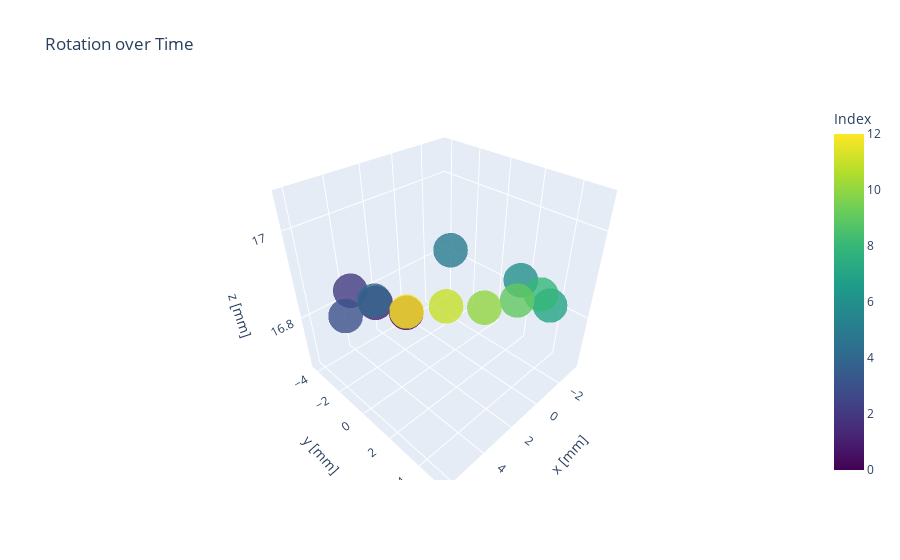

Notebook cell for this chart:
### Code cell
a = 0
b = 1

measured2D = go.Scatter3d(x=locpred[:,a], y=locpred[:,b], z=locpred[:,2], mode='markers', marker=dict(
        size=12,
        color=np.array(range(len(locpred[:,a]))),                # set color to an array/list of desired values
        colorbar=dict(
            title="Index"
        ),
        colorscale='Viridis',   # choose a colorscale
        opacity=0.8
    ))
#calc2D = go.Scatter(x=locact[:,a], y=locact[:,b], mode='markers')
layout = go.Layout(title='Rotation over Time', scene=dict(xaxis_title='x [mm]', yaxis_title='y [mm]', zaxis_title='z [mm]'))
fig2 = go.Figure(data=[measured2D], layout=layout)
fig2.update_yaxes(scaleanchor='x')
fig2.show()

### Figure 1 — Plotly figure (JSON) as saved in the notebook; plotly's stock layout.template omitted (floating-point values rounded to 4 significant figures)
{"data": [{"marker": {"color": [0, 1, 2, 3, 4, 5, 6, 7, 8, 9, 10, 11, 12], "colorbar": {"title": {"text": "Index"}}, "colorscale": [[0, "#440154"], [0.1111, "#482878"], [0.2222, "#3e4989"], [0.3333, "#31688e"], [0.4444, "#26828e"], [0.5556, "#1f9e89"], [0.6667, "#35b779"], [0.7778, "#6ece58"], [0.8889, "#b5de2b"], [1, "#fde725"]], "opacity": 0.8, "size": 12}, "mode": "markers", "type": "scatter3d", "x": [-0.0265, 2.189, 4.524, 6.173, 6.127, 4.354, 2.097, -0.2311, -2.125, -3.435, -3.368, -2.089, -0.04497], "y": [-4.252, -4.202, -2.83, -0.7685, 1.434, 3.714, 5.172, 5.252, 3.642, 1.432, -0.8186, -2.839, -4.24], "z": [16.68, 16.76, 16.87, 16.89, 16.97, 17.07, 17.0, 16.9, 16.85, 16.76, 16.69, 16.68, 16.68]}], "layout": {"scene": {"xaxis": {"title": {"text": "x [mm]"}}, "yaxis": {"title": {"text": "y [mm]"}}, "zaxis": {"title": {"text": "z [mm]"}}}, "title": {"text": "Rotation over Time"}, "yaxis": {"scaleanchor": "x"}}}
